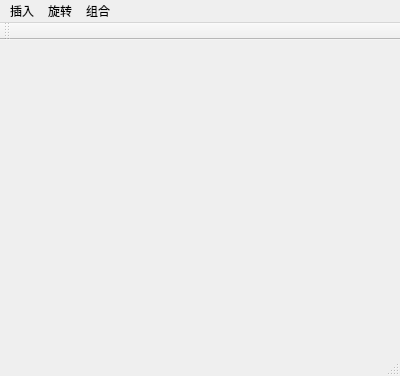
<?xml version="1.0" encoding="UTF-8"?>
<ui version="4.0">
 <class>MainWindow</class>
 <widget class="QMainWindow" name="MainWindow">
  <property name="geometry">
   <rect>
    <x>0</x>
    <y>0</y>
    <width>400</width>
    <height>376</height>
   </rect>
  </property>
  <property name="windowTitle">
   <string>MainWindow</string>
  </property>
  <widget class="QWidget" name="centralWidget">
   <property name="layoutDirection">
    <enum>Qt::LeftToRight</enum>
   </property>
   <widget class="QLabel" name="mousePos">
    <property name="geometry">
     <rect>
      <x>190</x>
      <y>215</y>
      <width>41</width>
      <height>20</height>
     </rect>
    </property>
    <property name="text">
     <string/>
    </property>
   </widget>
  </widget>
  <widget class="QMenuBar" name="menuBar">
   <property name="geometry">
    <rect>
     <x>0</x>
     <y>0</y>
     <width>400</width>
     <height>23</height>
    </rect>
   </property>
   <widget class="QMenu" name="menu">
    <property name="title">
     <string>插入</string>
    </property>
    <addaction name="action"/>
    <addaction name="action_2"/>
   </widget>
   <widget class="QMenu" name="menu_2">
    <property name="title">
     <string>旋转</string>
    </property>
    <addaction name="action_90"/>
    <addaction name="action_91"/>
   </widget>
   <widget class="QMenu" name="menu_3">
    <property name="title">
     <string>组合</string>
    </property>
    <addaction name="action_5"/>
   </widget>
   <addaction name="menu"/>
   <addaction name="menu_2"/>
   <addaction name="menu_3"/>
  </widget>
  <widget class="QToolBar" name="mainToolBar">
   <attribute name="toolBarArea">
    <enum>TopToolBarArea</enum>
   </attribute>
   <attribute name="toolBarBreak">
    <bool>false</bool>
   </attribute>
  </widget>
  <widget class="QStatusBar" name="statusBar"/>
  <action name="action">
   <property name="text">
    <string>矩形</string>
   </property>
  </action>
  <action name="action_2">
   <property name="text">
    <string>椭圆</string>
   </property>
  </action>
  <action name="action_3">
   <property name="text">
    <string>旋转</string>
   </property>
  </action>
  <action name="action_4">
   <property name="text">
    <string>组合</string>
   </property>
  </action>
  <action name="action_90">
   <property name="text">
    <string>向左旋转90度</string>
   </property>
  </action>
  <action name="action_91">
   <property name="text">
    <string>向右旋转90度</string>
   </property>
  </action>
  <action name="action_5">
   <property name="text">
    <string>组合</string>
   </property>
  </action>
 </widget>
 <layoutdefault spacing="6" margin="11"/>
 <resources/>
 <connections/>
</ui>
